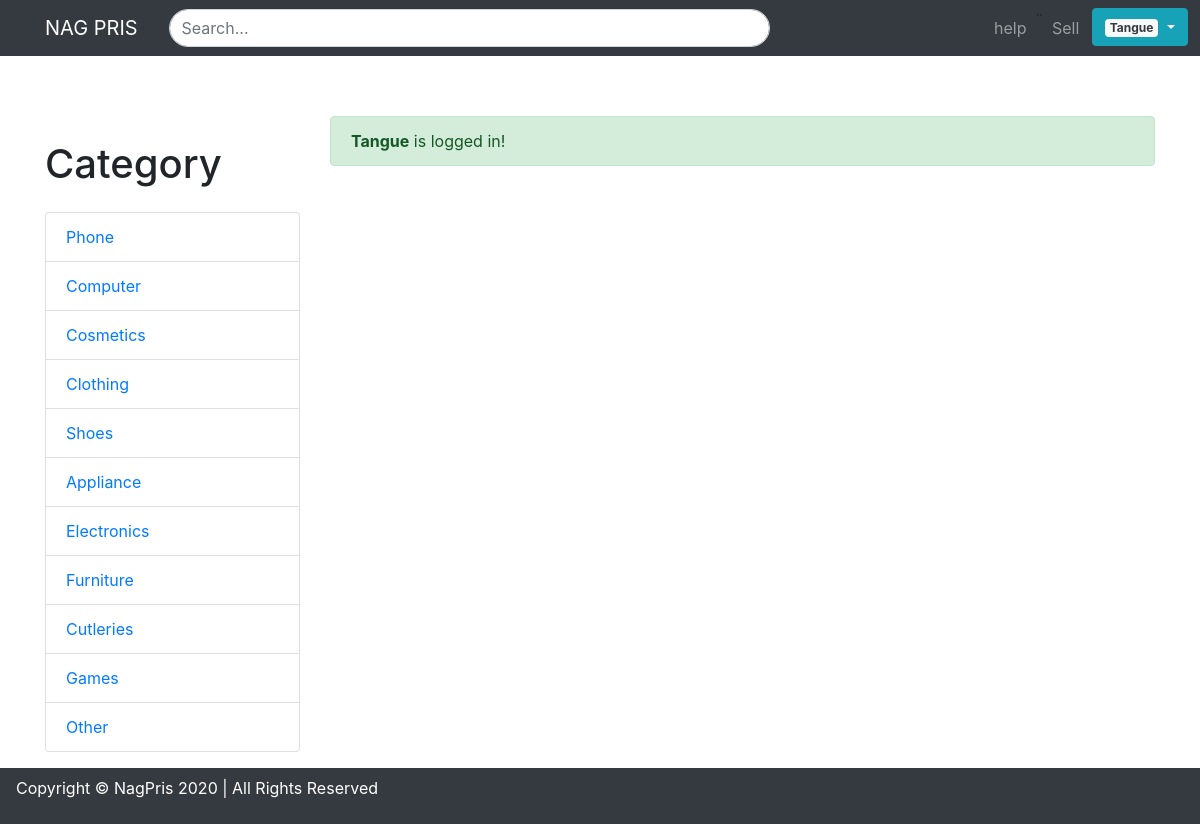
The page / (signed in) on the database its author committed.
### tables this page shows
CREATE TABLE "category"
( "cat_id" INTEGER PRIMARY KEY AUTOINCREMENT NOT NULL,
   "name" VARCHAR(255) NOT NULL
);

### application.py (the view)
@app.route("/")
def index():
    f = request.args
    if f:
        if 'search' in f:
            for item in splitter(f['search'], " "):
                products = db.execute("SELECT * FROM products JOIN images WHERE products.product_id = images.product_id AND product_name LIKE :name UNION SELECT * FROM products JOIN images WHERE products.product_id = images.product_id AND product_name LIKE :item ", name="%" + splitter(f['search'], " ")[0] + "%", item="%" + item + "%")
        else:
            cat_id = db.execute("SELECT cat_id FROM category WHERE name = :name", name=f['f'].capitalize())
            if cat_id:
                products = db.execute("SELECT * FROM products JOIN images WHERE products.product_id = images.product_id AND cat_id = :cat_id", cat_id=cat_id[0]["cat_id"])
    else:
        products = db.execute("SELECT * FROM products JOIN images WHERE products.product_id = images.product_id")
    categories = db.execute("SELECT * FROM category WHERE 1")
    images = db.execute("SELECT img_url FROM images")
    return render_template("index.html", products=products, categories=categories, images=images)

### application.py (called while the page is built)
@app.after_request
def after_request(response):
    response.headers["Cache-Control"] = "no-cache, no-store, must-revalidate"
    response.headers["Expires"] = 0
    response.headers["Pragma"] = "no-cache"
    return response

### templates/index.html (shortened to what this page needs)
{% extends "layout.html" %}
{% block main %}
<div class="row">
    <div class="col-lg-3">
        <h1 class="my-4">Category</h1>
        <div class="list-group">
          {% for category in categories %}
            <a href="?f={{category['name'].lower()}}" class="list-group-item">{{category['name']}}</a>
          {% endfor %}
        </div>
    </div>
    <div class="col-lg-9">
        {% if session["user_id"] %}
          <div class="alert alert-success  alert-dismissible fade show" role="alert">
            <strong>{{session["first_name"].capitalize()}}</strong> is logged in!
          </div>
        {% endif %}
    </div>
</div>
<br>
<br>
<br>
{% endblock %}

### static/styles.css (style rules this page uses)
body { padding-top: 20px; }

### rows shown on the page
category: name "Phone"
category: name "Computer"
category: name "Cosmetics"
category: name "Clothing"
category: name "Shoes"
category: name "Appliance"
category: name "Electronics"
category: name "Furniture"
category: name "Cutleries"
category: name "Games"
category: name "Other"

### other values the page prints
{{ session.first_name.capitalize() }} "Tangue"
{{ session["first_name"].capitalize() }} "Tangue"
